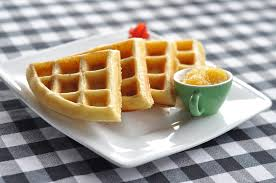
#> input picture types-of-features/images/waffle.jpg, 276 x 183 px, found by its file name
$ jupyter execute 1_Harris_Corner_Detection.ipynb   (shell and % lines are left out)
#> lines starting #> are read from the running program, lines starting #| are printed output that depends on the picture
<a href="https://colab.research.google.com/github/bttrung/CVND-udacity-facebook-scholarship/blob/master/types-of-features/1_Harris_Corner_Detection.ipynb" target="_parent"></a>

[cell 1]
import numpy as np
import matplotlib.pyplot as plt
import cv2


%cd cloned-repo

[cell 2]
img_url = 'CVND-udacity-facebook-scholarship/types-of-features/images/waffle.jpg'
image = cv2.imread(img_url)
#> image is the input picture: shape (183, 276, 3); mean B, G, R 144.3, 155.8, 165.1
image_copy = np.copy(image)
image_copy = cv2.cvtColor(image_copy, cv2.COLOR_BGR2RGB)
plt.figure(figsize=(20,10))
plt.imshow(image_copy)

## Detect corner

[cell 3]
# Convert to grayscale
gray = cv2.cvtColor(image_copy, cv2.COLOR_RGB2GRAY)
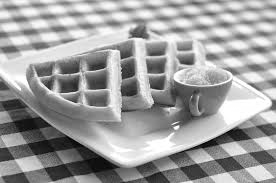
#> gray: shape (183, 276); min 0, max 255, mean 157.3
gray = np.float32(gray)

# Detect corners
dst = cv2.cornerHarris(gray, 2, 3, 0.004)
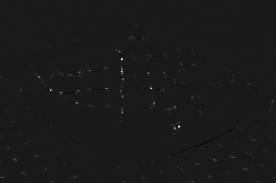
#> dst: shape (183, 276) float32; min -3506936.2, max 31335432, mean 68994; drawn with min black and max white

# Dilate corner image to enhance corner points
dst = cv2.dilate(dst,None)
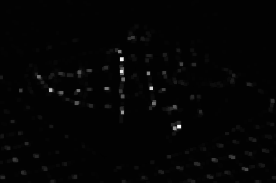
#> dst: shape (183, 276) float32; min -258969.7, max 31335432, mean 299485.5; drawn with min black and max white

plt.imshow(dst, cmap='gray')

## Extract and display strong corners

[cell 4]
## TODO: Define a threshold for extracting strong corners
# This value vary depending on the image and how many corners you want to detect
# Try changing this free parameter, 0.1, to be larger or smaller ans see what happens
thresh = 0.1*dst.max()
#> thresh = 3133543.2

# Create an image copy to draw corners on
corner_image = np.copy(image_copy)

# Iterate through all the corners and draw them on the image (if they pass the threshold)
for j in range(0, dst.shape[0]):
    for i in range(0, dst.shape[1]):
        if(dst[j,i] > thresh):
            # image, center pt, radius, color, thickness
            cv2.circle( corner_image, (i, j), 1, (0,255,0), 1)
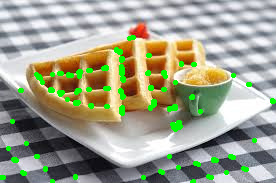
#> corner_image: shape (183, 276, 3); mean R, G, B 158, 160.9, 139.7

plt.figure(figsize=(20,10))
plt.imshow(corner_image)

[cell 5]
## TODO: Define a threshold for extracting strong corners
# This value vary depending on the image and how many corners you want to detect
# Try changing this free parameter, 0.1, to be larger or smaller ans see what happens
thresh = 0.3*dst.max()
#> thresh = 9400629.6

# Create an image copy to draw corners on
corner_image = np.copy(image_copy)

# Iterate through all the corners and draw them on the image (if they pass the threshold)
for j in range(0, dst.shape[0]):
    for i in range(0, dst.shape[1]):
        if(dst[j,i] > thresh):
            # image, center pt, radius, color, thickness
            cv2.circle( corner_image, (i, j), 1, (0,255,0), 1)
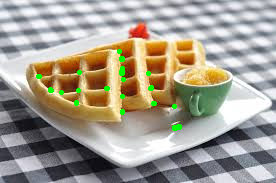
#> corner_image: shape (183, 276, 3); mean R, G, B 163.3, 157, 143.4

plt.figure(figsize=(20,10))
plt.imshow(corner_image)

$ run again, with types-of-features/images/flamingos.jpg copied over types-of-features/images/waffle.jpg
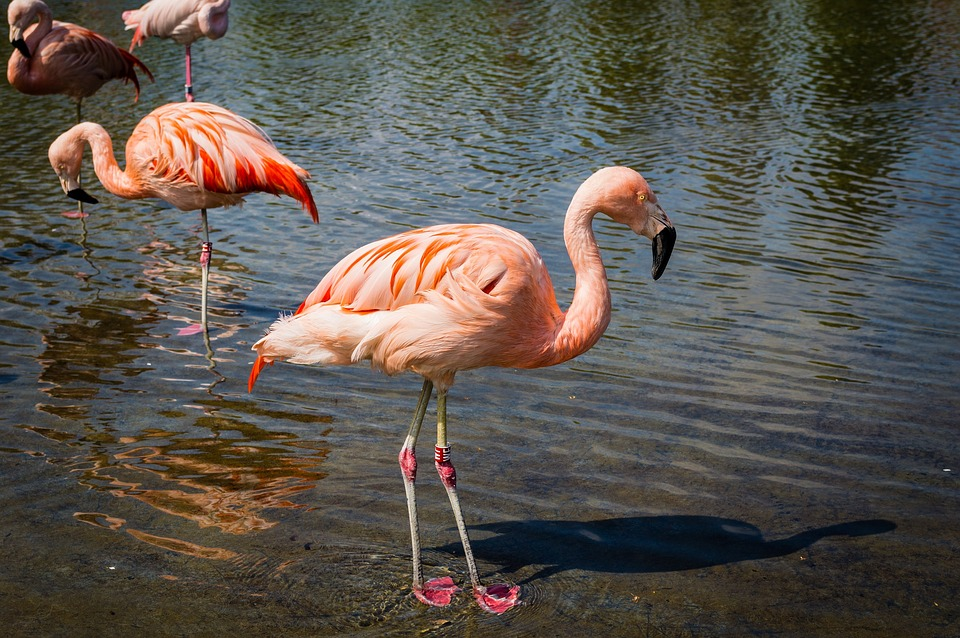
#> input picture types-of-features/images/flamingos.jpg, 960 x 638 px, found by its file name
#> image is the input picture: shape (638, 960, 3); mean B, G, R 77.9, 84.9, 91.1
#> `thresh = 0.1*dst.max()`: thresh = 15471062.4
#> after the loop `for j in range(0, dst.shape[0]):`:
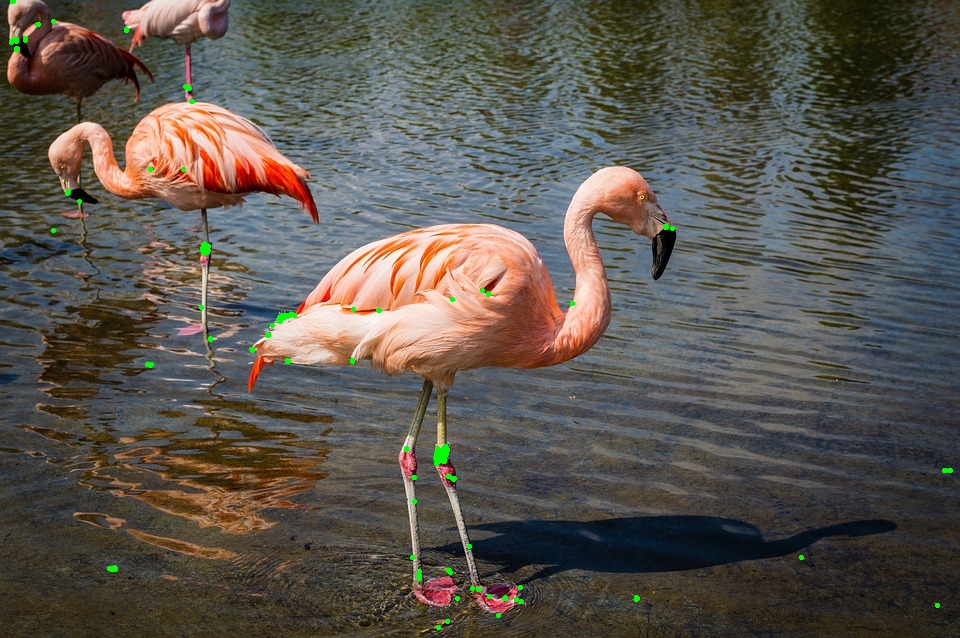
#> corner_image: shape (638, 960, 3); mean R, G, B 90.7, 85.5, 77.6
#> `thresh = 0.3*dst.max()`: thresh = 46413187.2
#> after the loop `for j in range(0, dst.shape[0]):`:
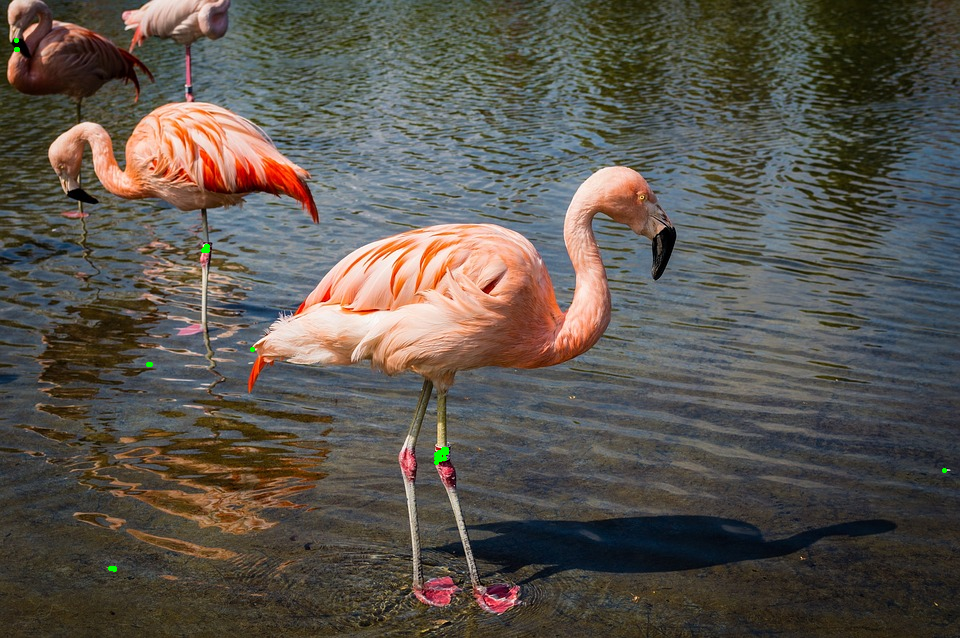
#> corner_image: shape (638, 960, 3); mean R, G, B 91, 85.1, 77.8

$ run again, with types-of-features/images/oranges.jpg copied over types-of-features/images/waffle.jpg
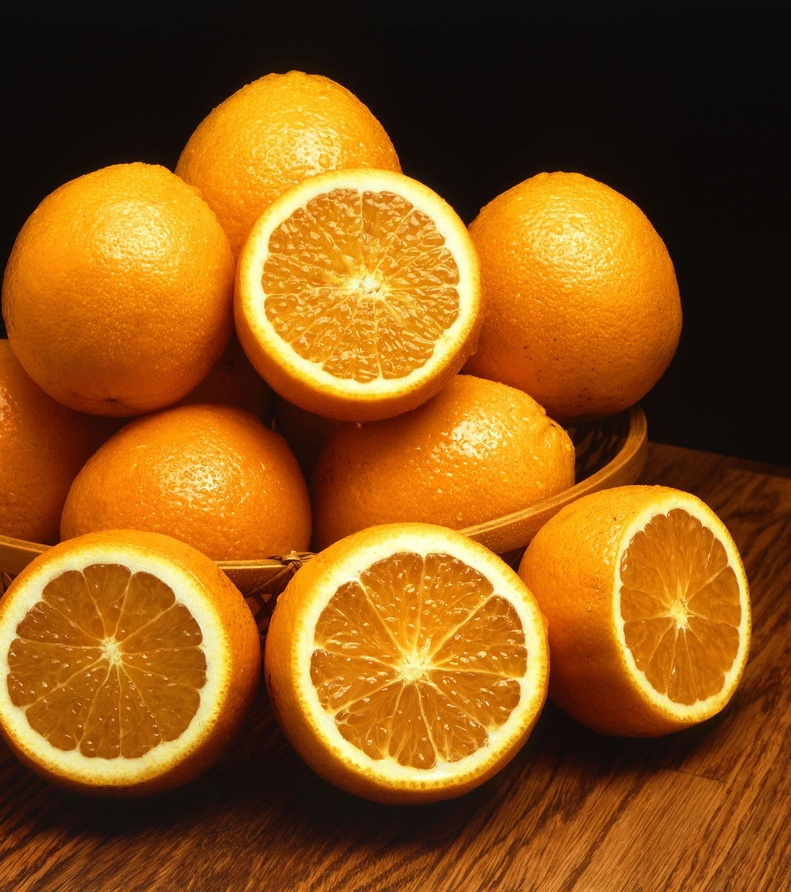
#> input picture types-of-features/images/oranges.jpg, 791 x 892 px, shrunk from 1999 x 2254 before the run, found by its file name
#> image is the input picture: shape (892, 791, 3); mean B, G, R 22.6, 85.5, 140
#> `thresh = 0.1*dst.max()`: thresh = 1430708.5
#> after the loop `for j in range(0, dst.shape[0]):`:
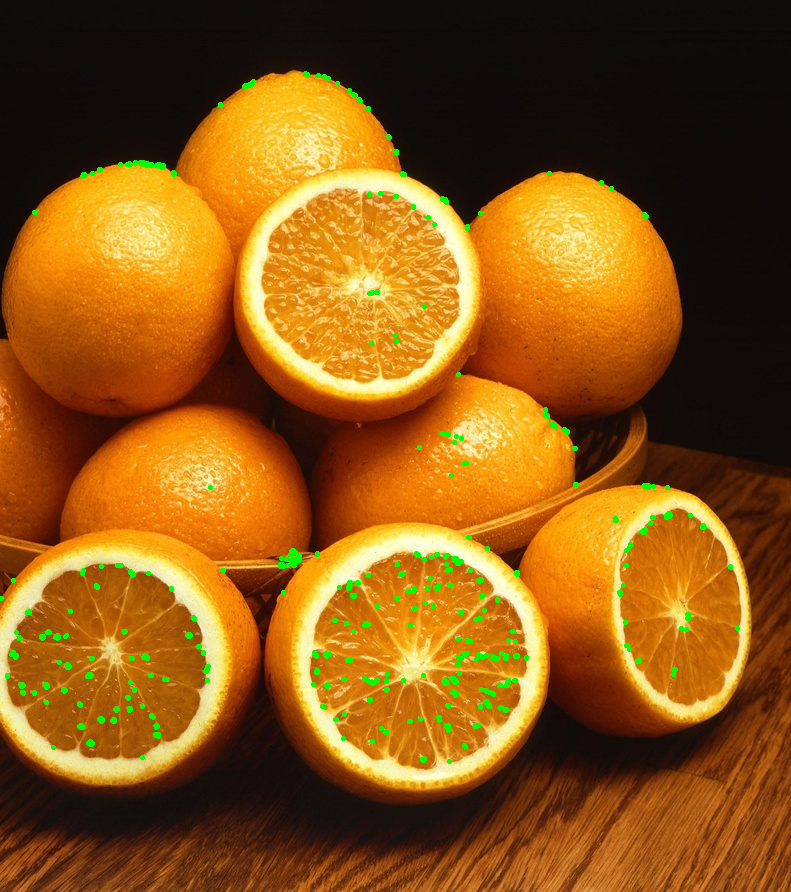
#> corner_image: shape (892, 791, 3); mean R, G, B 137.7, 87, 22.1
#> `thresh = 0.3*dst.max()`: thresh = 4292125.5
#> after the loop `for j in range(0, dst.shape[0]):`:
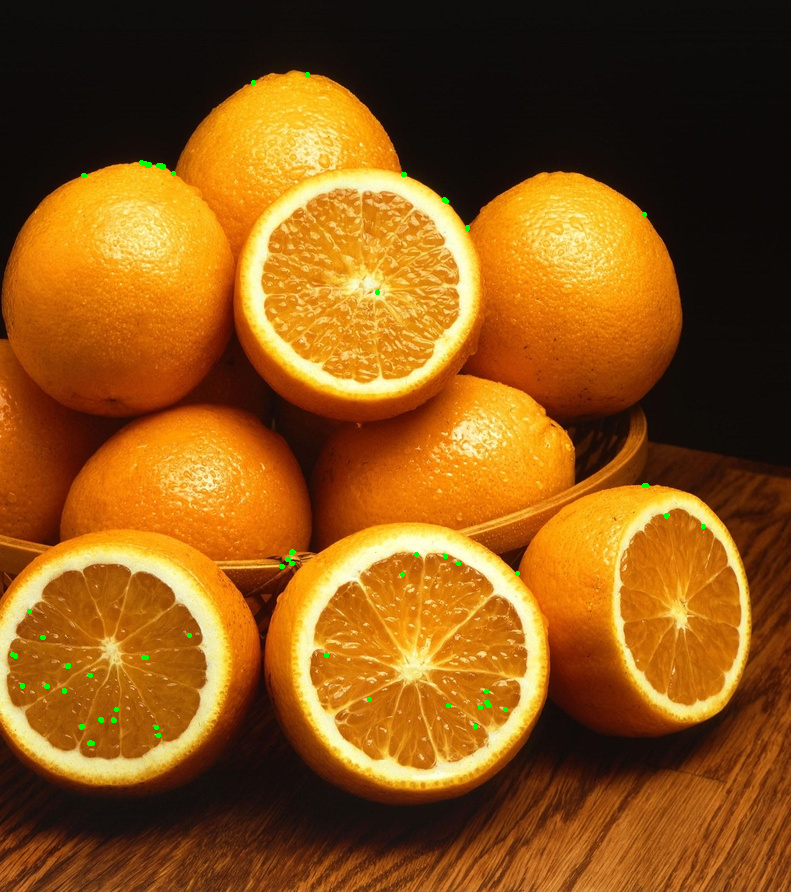
#> corner_image: shape (892, 791, 3); mean R, G, B 139.7, 85.8, 22.5
